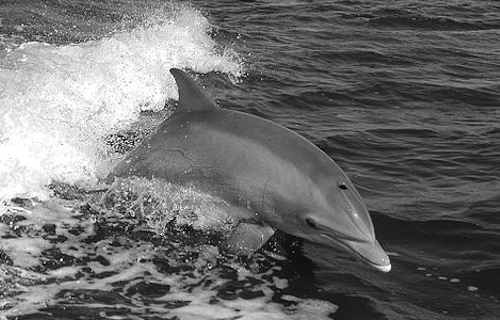
%> input picture 2A-L1 Images as functions/dolphin.png, 500 x 320 px
$ octave run7.m   (GNU Octave 9; MATLAB toolbox functions it lacks are replaced by stand-ins)
%> lines starting %> are read from the running program, lines starting %| are printed output that depends on the picture
dolphin = imread('dolphin.png');
%> dolphin is the input picture: size 320x500 uint8; min 0, max 255, mean 109.1
bicycle = imread('bicycle.png');
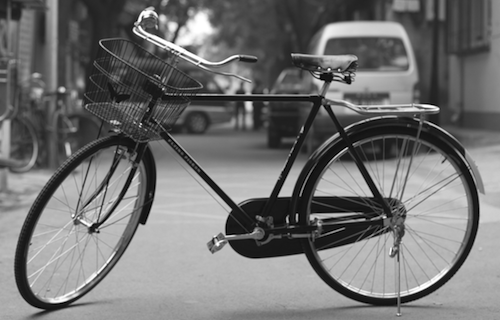
%> input picture 2A-L1 Images as functions/bicycle.png, 500 x 320 px
%> bicycle is the input picture: size 320x500 uint8; min 0, max 255, mean 114.2

sum = dolphin + bicycle;
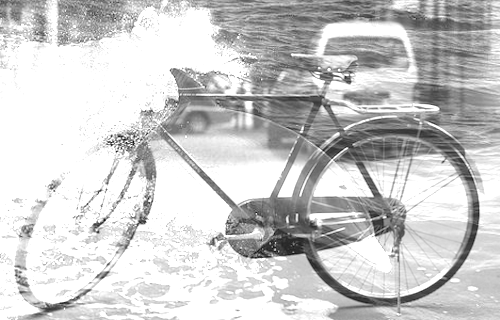
%> sum: size 320x500 uint8; min 16, max 255, mean 203
imshow(sum);

average = dolphin / 2 + bicycle / 2
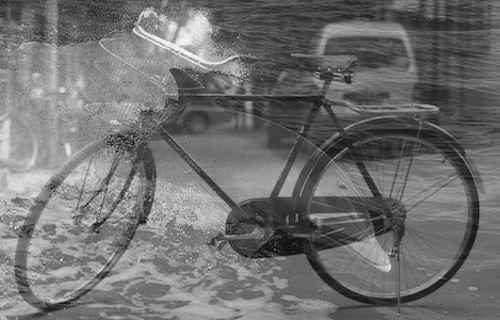
%> average: size 320x500 uint8; min 8, max 255, mean 112.1
imshow(average);

average_alt = (dolphin + bicycle) / 2
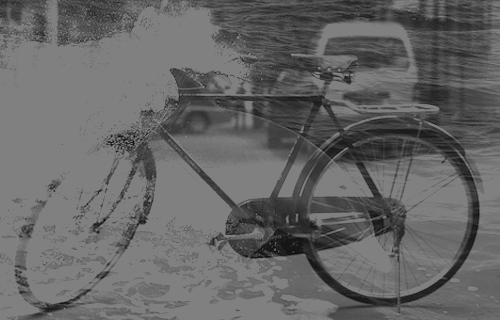
%> average_alt: size 320x500 uint8; min 8, max 128, mean 101.8
imshow(average_alt);
